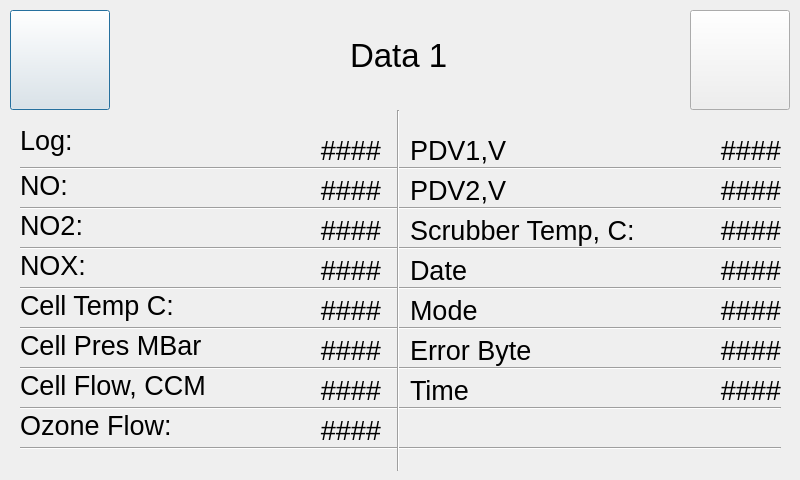
<?xml version="1.0" encoding="UTF-8"?>
<ui version="4.0">
 <class>parameters405form</class>
 <widget class="QDialog" name="parameters405form">
  <property name="geometry">
   <rect>
    <x>0</x>
    <y>0</y>
    <width>800</width>
    <height>480</height>
   </rect>
  </property>
  <property name="windowTitle">
   <string>Dialog</string>
  </property>
  <widget class="QPushButton" name="left">
   <property name="geometry">
    <rect>
     <x>10</x>
     <y>10</y>
     <width>100</width>
     <height>100</height>
    </rect>
   </property>
   <property name="text">
    <string/>
   </property>
   <property name="icon">
    <iconset>
     <normaloff>../../Buttons/smallRight.jpg</normaloff>../../Buttons/smallRight.jpg</iconset>
   </property>
   <property name="iconSize">
    <size>
     <width>100</width>
     <height>100</height>
    </size>
   </property>
  </widget>
  <widget class="QPushButton" name="right">
   <property name="geometry">
    <rect>
     <x>690</x>
     <y>10</y>
     <width>100</width>
     <height>100</height>
    </rect>
   </property>
   <property name="text">
    <string/>
   </property>
   <property name="icon">
    <iconset>
     <normaloff>../../Buttons/smalllRight.jpg</normaloff>../../Buttons/smalllRight.jpg</iconset>
   </property>
   <property name="iconSize">
    <size>
     <width>100</width>
     <height>100</height>
    </size>
   </property>
  </widget>
  <widget class="QLabel" name="label">
   <property name="geometry">
    <rect>
     <x>350</x>
     <y>20</y>
     <width>191</width>
     <height>71</height>
    </rect>
   </property>
   <property name="font">
    <font>
     <pointsize>25</pointsize>
    </font>
   </property>
   <property name="text">
    <string>Data 1</string>
   </property>
  </widget>
  <widget class="QLabel" name="A1">
   <property name="geometry">
    <rect>
     <x>20</x>
     <y>120</y>
     <width>251</width>
     <height>41</height>
    </rect>
   </property>
   <property name="font">
    <font>
     <pointsize>20</pointsize>
    </font>
   </property>
   <property name="text">
    <string>Log:</string>
   </property>
  </widget>
  <widget class="QLabel" name="A2">
   <property name="geometry">
    <rect>
     <x>20</x>
     <y>170</y>
     <width>251</width>
     <height>31</height>
    </rect>
   </property>
   <property name="font">
    <font>
     <pointsize>20</pointsize>
    </font>
   </property>
   <property name="text">
    <string>NO:</string>
   </property>
  </widget>
  <widget class="QLabel" name="A3">
   <property name="geometry">
    <rect>
     <x>20</x>
     <y>210</y>
     <width>251</width>
     <height>31</height>
    </rect>
   </property>
   <property name="font">
    <font>
     <pointsize>20</pointsize>
    </font>
   </property>
   <property name="text">
    <string>NO2:</string>
   </property>
  </widget>
  <widget class="QLabel" name="A4">
   <property name="geometry">
    <rect>
     <x>20</x>
     <y>250</y>
     <width>251</width>
     <height>31</height>
    </rect>
   </property>
   <property name="font">
    <font>
     <pointsize>20</pointsize>
    </font>
   </property>
   <property name="text">
    <string>NOX:</string>
   </property>
  </widget>
  <widget class="QLabel" name="A5">
   <property name="geometry">
    <rect>
     <x>20</x>
     <y>290</y>
     <width>251</width>
     <height>31</height>
    </rect>
   </property>
   <property name="font">
    <font>
     <pointsize>20</pointsize>
    </font>
   </property>
   <property name="text">
    <string>Cell Temp C:</string>
   </property>
  </widget>
  <widget class="QLabel" name="A6">
   <property name="geometry">
    <rect>
     <x>20</x>
     <y>330</y>
     <width>251</width>
     <height>31</height>
    </rect>
   </property>
   <property name="font">
    <font>
     <pointsize>20</pointsize>
    </font>
   </property>
   <property name="text">
    <string>Cell Pres MBar</string>
   </property>
  </widget>
  <widget class="QLabel" name="A8">
   <property name="geometry">
    <rect>
     <x>20</x>
     <y>410</y>
     <width>251</width>
     <height>31</height>
    </rect>
   </property>
   <property name="font">
    <font>
     <pointsize>20</pointsize>
    </font>
   </property>
   <property name="text">
    <string>Ozone Flow:</string>
   </property>
  </widget>
  <widget class="QLabel" name="A7">
   <property name="geometry">
    <rect>
     <x>20</x>
     <y>370</y>
     <width>251</width>
     <height>31</height>
    </rect>
   </property>
   <property name="font">
    <font>
     <pointsize>20</pointsize>
    </font>
   </property>
   <property name="text">
    <string>Cell Flow, CCM</string>
   </property>
  </widget>
  <widget class="Line" name="line">
   <property name="geometry">
    <rect>
     <x>20</x>
     <y>160</y>
     <width>761</width>
     <height>16</height>
    </rect>
   </property>
   <property name="orientation">
    <enum>Qt::Horizontal</enum>
   </property>
  </widget>
  <widget class="Line" name="line_2">
   <property name="geometry">
    <rect>
     <x>20</x>
     <y>200</y>
     <width>761</width>
     <height>16</height>
    </rect>
   </property>
   <property name="orientation">
    <enum>Qt::Horizontal</enum>
   </property>
  </widget>
  <widget class="Line" name="line_3">
   <property name="geometry">
    <rect>
     <x>20</x>
     <y>240</y>
     <width>761</width>
     <height>16</height>
    </rect>
   </property>
   <property name="orientation">
    <enum>Qt::Horizontal</enum>
   </property>
  </widget>
  <widget class="Line" name="line_4">
   <property name="geometry">
    <rect>
     <x>20</x>
     <y>280</y>
     <width>761</width>
     <height>16</height>
    </rect>
   </property>
   <property name="orientation">
    <enum>Qt::Horizontal</enum>
   </property>
  </widget>
  <widget class="Line" name="line_5">
   <property name="geometry">
    <rect>
     <x>20</x>
     <y>320</y>
     <width>761</width>
     <height>16</height>
    </rect>
   </property>
   <property name="orientation">
    <enum>Qt::Horizontal</enum>
   </property>
  </widget>
  <widget class="Line" name="line_6">
   <property name="geometry">
    <rect>
     <x>20</x>
     <y>360</y>
     <width>761</width>
     <height>16</height>
    </rect>
   </property>
   <property name="orientation">
    <enum>Qt::Horizontal</enum>
   </property>
  </widget>
  <widget class="Line" name="line_7">
   <property name="geometry">
    <rect>
     <x>20</x>
     <y>400</y>
     <width>761</width>
     <height>16</height>
    </rect>
   </property>
   <property name="orientation">
    <enum>Qt::Horizontal</enum>
   </property>
  </widget>
  <widget class="Line" name="line_8">
   <property name="geometry">
    <rect>
     <x>20</x>
     <y>440</y>
     <width>761</width>
     <height>16</height>
    </rect>
   </property>
   <property name="orientation">
    <enum>Qt::Horizontal</enum>
   </property>
  </widget>
  <widget class="Line" name="line_9">
   <property name="geometry">
    <rect>
     <x>390</x>
     <y>110</y>
     <width>16</width>
     <height>361</height>
    </rect>
   </property>
   <property name="orientation">
    <enum>Qt::Vertical</enum>
   </property>
  </widget>
  <widget class="QLabel" name="A1_2">
   <property name="geometry">
    <rect>
     <x>120</x>
     <y>130</y>
     <width>261</width>
     <height>40</height>
    </rect>
   </property>
   <property name="font">
    <font>
     <pointsize>20</pointsize>
    </font>
   </property>
   <property name="text">
    <string>####</string>
   </property>
   <property name="alignment">
    <set>Qt::AlignRight|Qt::AlignTrailing|Qt::AlignVCenter</set>
   </property>
  </widget>
  <widget class="QLabel" name="A2_2">
   <property name="geometry">
    <rect>
     <x>110</x>
     <y>170</y>
     <width>271</width>
     <height>40</height>
    </rect>
   </property>
   <property name="font">
    <font>
     <pointsize>20</pointsize>
    </font>
   </property>
   <property name="text">
    <string>####</string>
   </property>
   <property name="alignment">
    <set>Qt::AlignRight|Qt::AlignTrailing|Qt::AlignVCenter</set>
   </property>
  </widget>
  <widget class="QLabel" name="A3_2">
   <property name="geometry">
    <rect>
     <x>140</x>
     <y>210</y>
     <width>241</width>
     <height>40</height>
    </rect>
   </property>
   <property name="font">
    <font>
     <pointsize>20</pointsize>
    </font>
   </property>
   <property name="text">
    <string>####</string>
   </property>
   <property name="alignment">
    <set>Qt::AlignRight|Qt::AlignTrailing|Qt::AlignVCenter</set>
   </property>
  </widget>
  <widget class="QLabel" name="A1_3">
   <property name="geometry">
    <rect>
     <x>130</x>
     <y>250</y>
     <width>251</width>
     <height>40</height>
    </rect>
   </property>
   <property name="font">
    <font>
     <pointsize>20</pointsize>
    </font>
   </property>
   <property name="text">
    <string>####</string>
   </property>
   <property name="alignment">
    <set>Qt::AlignRight|Qt::AlignTrailing|Qt::AlignVCenter</set>
   </property>
  </widget>
  <widget class="QLabel" name="A5_2">
   <property name="geometry">
    <rect>
     <x>130</x>
     <y>290</y>
     <width>251</width>
     <height>40</height>
    </rect>
   </property>
   <property name="font">
    <font>
     <pointsize>20</pointsize>
    </font>
   </property>
   <property name="text">
    <string>####</string>
   </property>
   <property name="alignment">
    <set>Qt::AlignRight|Qt::AlignTrailing|Qt::AlignVCenter</set>
   </property>
  </widget>
  <widget class="QLabel" name="A6_2">
   <property name="geometry">
    <rect>
     <x>130</x>
     <y>330</y>
     <width>251</width>
     <height>40</height>
    </rect>
   </property>
   <property name="font">
    <font>
     <pointsize>20</pointsize>
    </font>
   </property>
   <property name="text">
    <string>####</string>
   </property>
   <property name="alignment">
    <set>Qt::AlignRight|Qt::AlignTrailing|Qt::AlignVCenter</set>
   </property>
  </widget>
  <widget class="QLabel" name="A7_2">
   <property name="geometry">
    <rect>
     <x>130</x>
     <y>370</y>
     <width>251</width>
     <height>40</height>
    </rect>
   </property>
   <property name="font">
    <font>
     <pointsize>20</pointsize>
    </font>
   </property>
   <property name="text">
    <string>####</string>
   </property>
   <property name="alignment">
    <set>Qt::AlignRight|Qt::AlignTrailing|Qt::AlignVCenter</set>
   </property>
  </widget>
  <widget class="QLabel" name="A8_2">
   <property name="geometry">
    <rect>
     <x>130</x>
     <y>410</y>
     <width>251</width>
     <height>40</height>
    </rect>
   </property>
   <property name="font">
    <font>
     <pointsize>20</pointsize>
    </font>
   </property>
   <property name="text">
    <string>####</string>
   </property>
   <property name="alignment">
    <set>Qt::AlignRight|Qt::AlignTrailing|Qt::AlignVCenter</set>
   </property>
  </widget>
  <widget class="QLabel" name="A9_2">
   <property name="geometry">
    <rect>
     <x>530</x>
     <y>130</y>
     <width>251</width>
     <height>40</height>
    </rect>
   </property>
   <property name="font">
    <font>
     <pointsize>20</pointsize>
    </font>
   </property>
   <property name="text">
    <string>####</string>
   </property>
   <property name="alignment">
    <set>Qt::AlignRight|Qt::AlignTrailing|Qt::AlignVCenter</set>
   </property>
  </widget>
  <widget class="QLabel" name="A10_2">
   <property name="geometry">
    <rect>
     <x>530</x>
     <y>170</y>
     <width>251</width>
     <height>40</height>
    </rect>
   </property>
   <property name="font">
    <font>
     <pointsize>20</pointsize>
    </font>
   </property>
   <property name="text">
    <string>####</string>
   </property>
   <property name="alignment">
    <set>Qt::AlignRight|Qt::AlignTrailing|Qt::AlignVCenter</set>
   </property>
  </widget>
  <widget class="QLabel" name="A11_2">
   <property name="geometry">
    <rect>
     <x>530</x>
     <y>210</y>
     <width>251</width>
     <height>40</height>
    </rect>
   </property>
   <property name="font">
    <font>
     <pointsize>20</pointsize>
    </font>
   </property>
   <property name="text">
    <string>####</string>
   </property>
   <property name="alignment">
    <set>Qt::AlignRight|Qt::AlignTrailing|Qt::AlignVCenter</set>
   </property>
  </widget>
  <widget class="QLabel" name="A12_2">
   <property name="geometry">
    <rect>
     <x>530</x>
     <y>250</y>
     <width>251</width>
     <height>40</height>
    </rect>
   </property>
   <property name="font">
    <font>
     <pointsize>20</pointsize>
    </font>
   </property>
   <property name="text">
    <string>####</string>
   </property>
   <property name="alignment">
    <set>Qt::AlignRight|Qt::AlignTrailing|Qt::AlignVCenter</set>
   </property>
  </widget>
  <widget class="QLabel" name="A13_2">
   <property name="geometry">
    <rect>
     <x>530</x>
     <y>290</y>
     <width>251</width>
     <height>40</height>
    </rect>
   </property>
   <property name="font">
    <font>
     <pointsize>20</pointsize>
    </font>
   </property>
   <property name="text">
    <string>####</string>
   </property>
   <property name="alignment">
    <set>Qt::AlignRight|Qt::AlignTrailing|Qt::AlignVCenter</set>
   </property>
  </widget>
  <widget class="QLabel" name="A14_2">
   <property name="geometry">
    <rect>
     <x>530</x>
     <y>330</y>
     <width>251</width>
     <height>40</height>
    </rect>
   </property>
   <property name="font">
    <font>
     <pointsize>20</pointsize>
    </font>
   </property>
   <property name="text">
    <string>####</string>
   </property>
   <property name="alignment">
    <set>Qt::AlignRight|Qt::AlignTrailing|Qt::AlignVCenter</set>
   </property>
  </widget>
  <widget class="QLabel" name="A15_2">
   <property name="geometry">
    <rect>
     <x>530</x>
     <y>370</y>
     <width>251</width>
     <height>40</height>
    </rect>
   </property>
   <property name="font">
    <font>
     <pointsize>20</pointsize>
    </font>
   </property>
   <property name="text">
    <string>####</string>
   </property>
   <property name="alignment">
    <set>Qt::AlignRight|Qt::AlignTrailing|Qt::AlignVCenter</set>
   </property>
  </widget>
  <widget class="QLabel" name="A9">
   <property name="geometry">
    <rect>
     <x>410</x>
     <y>130</y>
     <width>251</width>
     <height>41</height>
    </rect>
   </property>
   <property name="font">
    <font>
     <pointsize>20</pointsize>
    </font>
   </property>
   <property name="text">
    <string>PDV1,V</string>
   </property>
  </widget>
  <widget class="QLabel" name="A10">
   <property name="geometry">
    <rect>
     <x>410</x>
     <y>170</y>
     <width>251</width>
     <height>41</height>
    </rect>
   </property>
   <property name="font">
    <font>
     <pointsize>20</pointsize>
    </font>
   </property>
   <property name="text">
    <string>PDV2,V</string>
   </property>
  </widget>
  <widget class="QLabel" name="A11">
   <property name="geometry">
    <rect>
     <x>410</x>
     <y>210</y>
     <width>251</width>
     <height>41</height>
    </rect>
   </property>
   <property name="font">
    <font>
     <pointsize>20</pointsize>
    </font>
   </property>
   <property name="text">
    <string>Scrubber Temp, C:</string>
   </property>
  </widget>
  <widget class="QLabel" name="A12">
   <property name="geometry">
    <rect>
     <x>410</x>
     <y>250</y>
     <width>251</width>
     <height>41</height>
    </rect>
   </property>
   <property name="font">
    <font>
     <pointsize>20</pointsize>
    </font>
   </property>
   <property name="text">
    <string>Date</string>
   </property>
  </widget>
  <widget class="QLabel" name="A13">
   <property name="geometry">
    <rect>
     <x>410</x>
     <y>290</y>
     <width>251</width>
     <height>41</height>
    </rect>
   </property>
   <property name="font">
    <font>
     <pointsize>20</pointsize>
    </font>
   </property>
   <property name="text">
    <string>Mode</string>
   </property>
  </widget>
  <widget class="QLabel" name="A14">
   <property name="geometry">
    <rect>
     <x>410</x>
     <y>330</y>
     <width>251</width>
     <height>41</height>
    </rect>
   </property>
   <property name="font">
    <font>
     <pointsize>20</pointsize>
    </font>
   </property>
   <property name="text">
    <string>Error Byte</string>
   </property>
  </widget>
  <widget class="QLabel" name="A15">
   <property name="geometry">
    <rect>
     <x>410</x>
     <y>370</y>
     <width>251</width>
     <height>41</height>
    </rect>
   </property>
   <property name="font">
    <font>
     <pointsize>20</pointsize>
    </font>
   </property>
   <property name="text">
    <string>Time</string>
   </property>
  </widget>
 </widget>
 <resources/>
 <connections/>
</ui>
